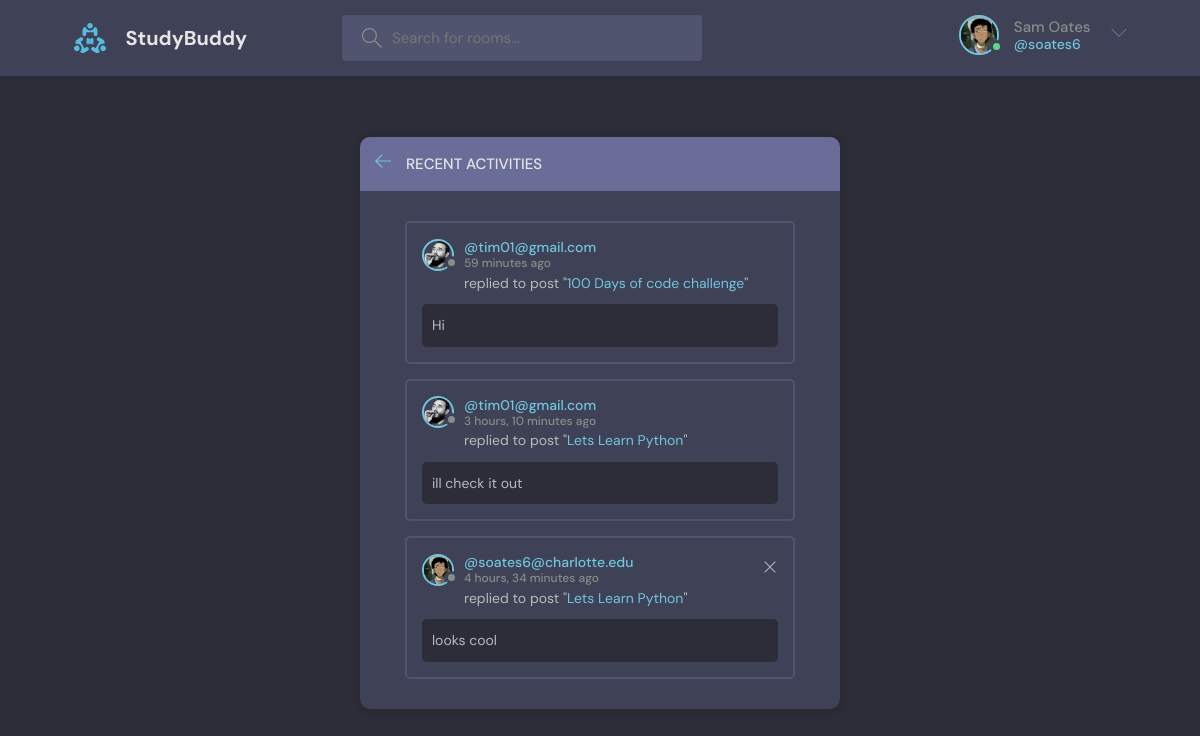
/activity/ (signed in), run on the app's committed database.
### base/models.py (models this page shows, shortened)
class User(AbstractUser):
    name = models.CharField(max_length=200, null=True)
    email = models.EmailField(unique=True, null=True)
    bio = models.TextField(null=True)
    avatar = models.ImageField(null=True, default="avatar.svg")
    USERNAME_FIELD = 'email'
    REQUIRED_FIELDS = []

class Message(models.Model):
    user = models.ForeignKey(User, on_delete=models.CASCADE)
    room = models.ForeignKey(Room, on_delete=models.CASCADE)
    body = models.TextField()
    updated = models.DateTimeField(auto_now=True)
    created = models.DateTimeField(auto_now_add=True)
    class Meta:
        ordering = ['-updated', '-created']

class Room(models.Model):
    host = models.ForeignKey(User, on_delete=models.SET_NULL, null=True)
    topic = models.ForeignKey(Topic, on_delete=models.SET_NULL, null=True)
    name = models.CharField(max_length=200)
    description = models.TextField(null=True, blank=True)
    participants = models.ManyToManyField(User, related_name='participants', blank=True)
    updated = models.DateTimeField(auto_now=True)
    created = models.DateTimeField(auto_now_add=True)
    class Meta:
        ordering = ['-updated', '-created']

### base/views.py (the view)
# urls.py: path('activity/', views.activityPage, name="activity"),
def activityPage(request):
    room_messages = Message.objects.all()
    return render(request, 'base/activity.html', {'room_messages': room_messages})

### base/templates/base/activity.html
{% extends 'main.html' %}
{% block content %}
    <main class="layout">
        <div class="container">
            <div class="layout__box">
                <div class="layout__boxHeader">
                    <div class="layout__boxTitle">
                        <a href="{% url 'home' %}">
                            <svg version="1.1" xmlns="http://www.w3.org/2000/svg" width="32" height="32" viewBox="0 0 32 32">
                                <title>arrow-left</title>
                                <path d="M13.723 2.286l-13.723 13.714 13.719 13.714 1.616-1.611-10.96-10.96h27.625v-2.286h-27.625l10.965-10.965-1.616-1.607z"></path>
                            </svg>
                        </a>
                        <h3>Recent Activities</h3>
                    </div>
                </div>
                <div class="activities-page layout__body">
                    {% for message in room_messages %}
                    <div class="activities__box">
                        <div class="activities__boxHeader roomListRoom__header">
                            <a href="{% url 'user-profile' message.user.id %}" class="roomListRoom__author">
                                <div class="avatar avatar--small">
                                    <img src="{{message.user.avatar.url}}" />
                                </div>
                                <p>
                                    @{{message.user}}
                                    <span>{{message.created|timesince}} ago</span>
                                </p>
                            </a>
                            {% if request.user == message.user %}
                            <div class="roomListRoom__actions">
                                <a href="{% url 'delete-message' message.id %}">
                                    <svg version="1.1" xmlns="http://www.w3.org/2000/svg" width="32" height="32" viewBox="0 0 32 32">
                                        <title>remove</title>
                                        <path d="M27.314 6.019l-1.333-1.333-9.98 9.981-9.981-9.981-1.333 1.333 9.981 9.981-9.981 9.98 1.333 1.333 9.981-9.98 9.98 9.98 1.333-1.333-9.98-9.98 9.98-9.981z"></path>
                                    </svg>
                                </a>
                            </div>
                            {% endif %}
                        </div>
                        <div class="activities__boxContent">
                            <p>replied to post "<a href="{% url 'room' message.room.id %}">{{message.room.name}}</a>"</p>
                            <div class="activities__boxRoomContent">
                                {{message.body}}
                            </div>
                        </div>
                    </div>
                    {% endfor %}
                </div>
            </div>
        </div>
    </main>
{% endblock %}

### templates/navbar.html (shortened to what this page needs)
{% load static %}
<header class="header header--loggedIn">
    <div class="container">
        <a href="{% url 'home' %}" class="header__logo">
            <img src="{% static 'images/logo.svg' %}" />
            <h1>StudyBuddy</h1>
        </a>
        <form class="header__search" method="GET" action="{% url 'home' %}">
            <label>
                <input name="q" placeholder="Search for rooms..." />
            </label>
        </form>
        <nav class="header__menu">
            {% if request.user.is_authenticated %}
            <div class="header__user">
                <a href="{% url 'user-profile' user.id %}">
                    <div class="avatar avatar--medium active">
                        <img src="{{request.user.avatar.url}}" />
                    </div>
                    <p>{{request.user.name}} <span>@{{request.user.username}}</span></p>
                </a>
                <button class="dropdown-button">
                    <svg version="1.1" xmlns="http://www.w3.org/2000/svg" width="32" height="32" viewBox="0 0 32 32">
                        <title>chevron-down</title>
                        <path d="M16 21l-13-13h-3l16 16 16-16h-3l-13 13z"></path>
                    </svg>
                </button>
            </div>
            {% else %}
            <a href="{% url 'login' %}">
                <img src="{% static 'images/avatar.svg' %}" />
                <p>Login</p>
            </a>
            {% endif %}
        </nav>
    </div>
</header>

### data on the page
User: user.avatar (picture), user.name "Sam Oates", user.username "soates6"
Message: user.avatar (picture), user "tim01@gmail.com", created "59 minutes", room.name "100 Days of code challenge", body "Hi"
Message: user.avatar (picture), user "tim01@gmail.com", created "3 hours, 10 minutes", room.name "Lets Learn Python", body "ill check it out"
Message: user.avatar (picture), user "soates6@charlotte.edu", created "4 hours, 34 minutes", room.name "Lets Learn Python", body "looks cool"
